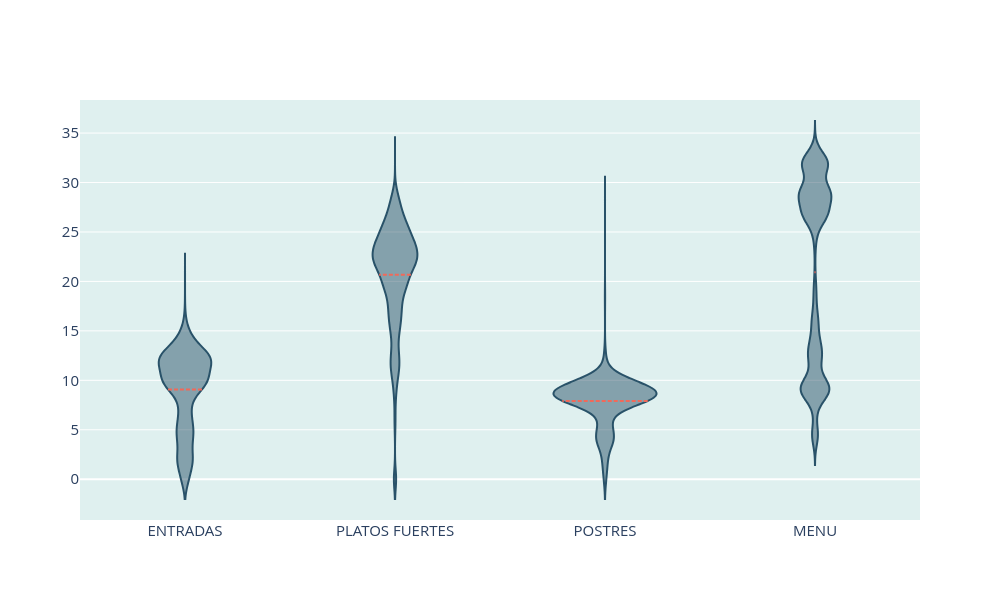

The code cell stored with this chart in its notebook:
### Code cell
# Generar visualizacion interactiva
fig = go.Figure(
    data = go.Violin(
        
        x = precio_comida["tipo_articulo"],
        y = precio_comida["precio"],
        
        hoveron = "kde",
        hoverlabel = form_etiquetas,

        opacity = 0.9,
        points = False,
        bandwidth = 1,
        meanline = dict(
            visible = True, 
            color = color_fill[5]
        ),
        marker = dict(color = color_fill[1])
    )
)

fig.update_layout(
    plot_bgcolor = color_fondo,
    xaxis = form_ticks,
    yaxis = form_ticks,
    autosize = False,
    width = 1000,
    height = 600
)

fig.show()

### Figure 1 — Plotly figure (JSON) as saved in the notebook; plotly's stock layout.template omitted (floating-point values rounded to 4 significant figures; data arrays with more than 128 entries replaced by an {"elided": "..."} marker saying what was removed)
{"data": [{"bandwidth": 1, "hoverlabel": {"font": {"size": 15}}, "hoveron": "kde", "marker": {"color": "#16425b"}, "meanline": {"color": "#f45b4a", "visible": true}, "opacity": 0.9, "points": false, "type": "violin", "x": {"elided": "43035 str values"}, "y": {"elided": "43035 float values"}}], "layout": {"autosize": false, "height": 600, "plot_bgcolor": "#dff0ef", "width": 1000, "xaxis": {"tickfont": {"size": 15}}, "yaxis": {"tickfont": {"size": 15}}}}
